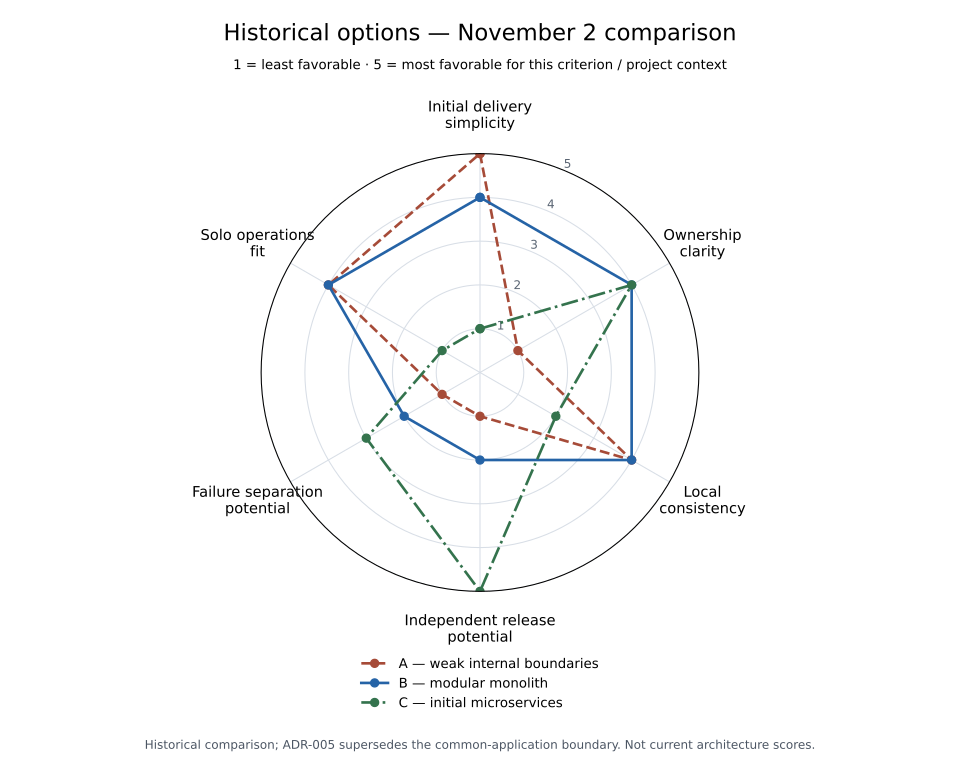

The script that saved this image:
from pathlib import Path
import json,math
import matplotlib
matplotlib.use('Agg')
import matplotlib.pyplot as plt
p=Path(__file__).resolve().parent
d=json.loads((p/'drivers-options-radar.json').read_text())
angles=[i*2*math.pi/len(d['axes']) for i in range(len(d['axes']))]
fig,ax=plt.subplots(figsize=(10,8),subplot_kw={'projection':'polar'})
ax.set_theta_offset(math.pi/2);ax.set_theta_direction(-1)
labels=['Initial delivery\nsimplicity','Ownership\nclarity','Local\nconsistency','Independent release\npotential','Failure separation\npotential','Solo operations\nfit']
ax.set_xticks(angles,labels,fontsize=11);ax.tick_params(axis='x',pad=18)
ax.set_ylim(0,5);ax.set_yticks([1,2,3,4,5]);ax.set_yticklabels(['1','2','3','4','5'],fontsize=9,color='#596472')
for (name,vals),color,ls in zip(d['options'].items(),['#a64b38','#2563a6','#34734d'],['--','-','-.']):
 ax.plot(angles+[angles[0]],vals+[vals[0]],label={'A':'A — weak internal boundaries','B':'B — modular monolith','C':'C — initial microservices'}[name],color=color,linewidth=2,linestyle=ls,marker='o')
ax.grid(color='#d8dee6');fig.suptitle('Historical options — November 2 comparison',fontsize=17,y=.97)
fig.text(.5,.91,'1 = least favorable · 5 = most favorable for this criterion / project context',ha='center',fontsize=10)
fig.legend(loc='lower center',bbox_to_anchor=(.5,.06),ncol=1,frameon=False,fontsize=10)
fig.text(.5,.025,'Historical comparison; ADR-005 supersedes the common-application boundary. Not current architecture scores.',ha='center',fontsize=9,color='#4b5563')
fig.subplots_adjust(top=.80,bottom=.23,left=.16,right=.84)
for ext in ['svg','png']:fig.savefig(p/('drivers-options-radar.'+ext),dpi=160,facecolor='white')
